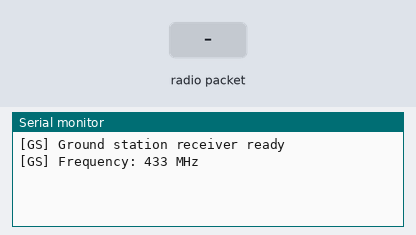
Bench run of a sketch on a simulated ESP32. On the bench: the last lines printed to the serial monitor. Inputs (shaded band) come from the test bench. No radio packets arrive unless stated.

Above: at 1.2 s.
1.3 s: radio packet "1" arrives
At 2.5 s:
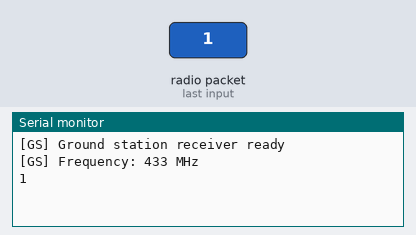
2.8 s: radio packet "0" arrives
At 3.8 s:
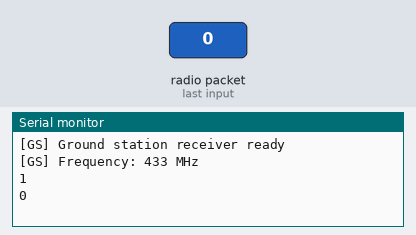

Measured:
- after the input at 1.3 s, the serial monitor: prints a new line at once (image 1)
- after the input at 2.8 s, the serial monitor: prints a new line at once (image 2)

The sketch:

lora_ground_receiver.ino
```cpp
/**
 * ╔══════════════════════════════════════════════════════════════╗
 * ║       CUBESAT GROUND STATION - LoRa Receiver Arduino        ║
 * ║   Upload to Arduino/ESP32 connected to your PC via USB      ║
 * ╚══════════════════════════════════════════════════════════════╝
 *
 * WIRING (using ESP32 or Arduino + LoRa SX1276):
 *   LoRa VCC  → 3.3V
 *   LoRa GND  → GND
 *   LoRa SCK  → GPIO 18
 *   LoRa MISO → GPIO 19
 *   LoRa MOSI → GPIO 23
 *   LoRa NSS  → GPIO 5
 *   LoRa RST  → GPIO 14
 *   LoRa DIO0 → GPIO 2
 *
 * This sketch receives LoRa packets and forwards them to
 * the PC via USB Serial as JSON, with RSSI/SNR appended.
 */

#include <SPI.h>
#include <LoRa.h>
#include <ArduinoJson.h>

#define LORA_SCK    18
#define LORA_MISO   19
#define LORA_MOSI   23
#define LORA_CS      5
#define LORA_RST    14
#define LORA_DIO0    2
#define LORA_FREQ   433E6

// ─────────────────────────────────────────────────────────────
void setup() {
  Serial.begin(115200);
  while (!Serial);

  SPI.begin(LORA_SCK, LORA_MISO, LORA_MOSI, LORA_CS);
  LoRa.setPins(LORA_CS, LORA_RST, LORA_DIO0);

  while (!LoRa.begin(LORA_FREQ)) {
    Serial.println(F("[ERROR] LoRa init failed, retrying..."));
    delay(1000);
  }

  LoRa.setSpreadingFactor(10);
  LoRa.setSignalBandwidth(125E3);
  LoRa.setCodingRate4(5);
  LoRa.setSyncWord(0xF3);

  Serial.println(F("[GS] Ground station receiver ready"));
  Serial.printf("[GS] Frequency: %.0f MHz\n", LORA_FREQ / 1E6);
}

// ─────────────────────────────────────────────────────────────
void loop() {
  int packetSize = LoRa.parsePacket();
  if (packetSize == 0) return;

  String payload = "";
  while (LoRa.available()) {
    payload += (char)LoRa.read();
  }

  int rssi = LoRa.packetRssi();
  float snr = LoRa.packetSnr();

  // Inject RSSI/SNR into JSON before forwarding
  StaticJsonDocument<600> doc;
  DeserializationError err = deserializeJson(doc, payload);

  if (!err) {
    doc["rssi_gs"] = rssi;  // Ground station RSSI
    doc["snr"]     = snr;
    String enriched;
    serializeJson(doc, enriched);
    Serial.println(enriched);
  } else {
    // Forward raw if not valid JSON
    Serial.println(payload);
  }

  // Handle uplink commands from PC
  if (Serial.available()) {
    String cmd = Serial.readStringUntil('\n');
    cmd.trim();
    if (cmd.length() > 0) {
      LoRa.beginPacket();
      LoRa.print(cmd);
      LoRa.endPacket();
    }
  }
}
```
